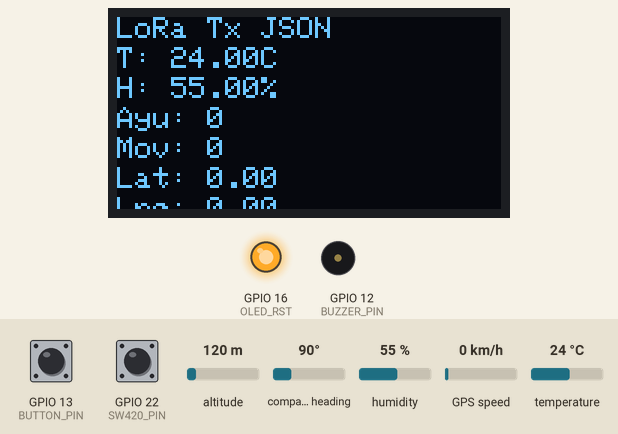
This sketch was run on a simulated ESP32. On the bench: 128×64 one-colour display, output pins drawn as LEDs (lit = HIGH), buzzer (waves = sounding). Inputs (shaded band) come from the test bench; at power-on: GPIO 13 (BUTTON_PIN) HIGH, humidity 55 %, temperature 24 °C, GPIO 22 (SW420_PIN) LOW, altitude 120 m, compass heading 90°, GPS speed 0 km/h. The GPS gets a fix after 3 s at 37.7749, -122.4194 with 8 satellites; no radio packets arrive unless stated; what the sketch prints to the serial monitor is not drawn.

Above: at 3.3 s.
3.4 s: GPIO 13 (BUTTON_PIN) pulled LOW for 3.2 s
At 6.7 s:
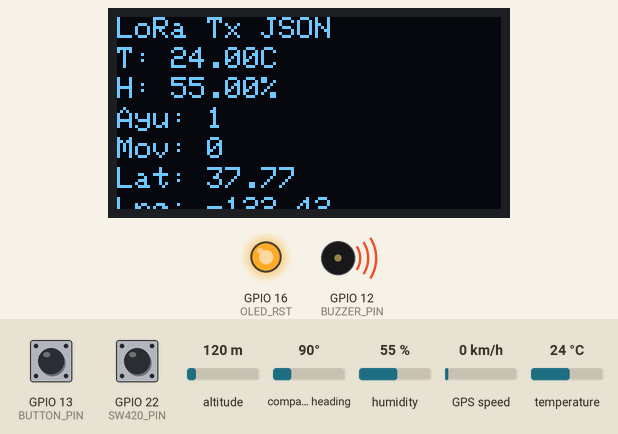
10.0 s: humidity set to 22 %
At 12.2 s:
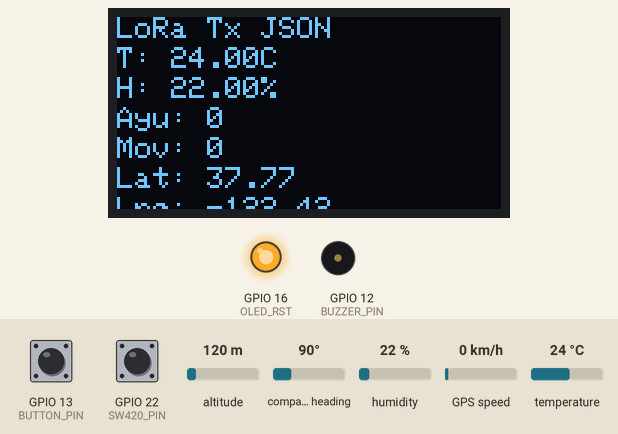
13.1 s: temperature set to 12 °C
At 15.6 s:
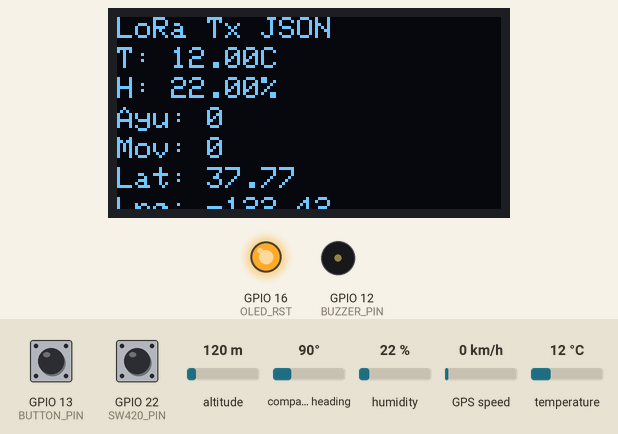
16.2 s: GPIO 22 (SW420_PIN) pulled HIGH for 3.2 s
At 19.0 s:
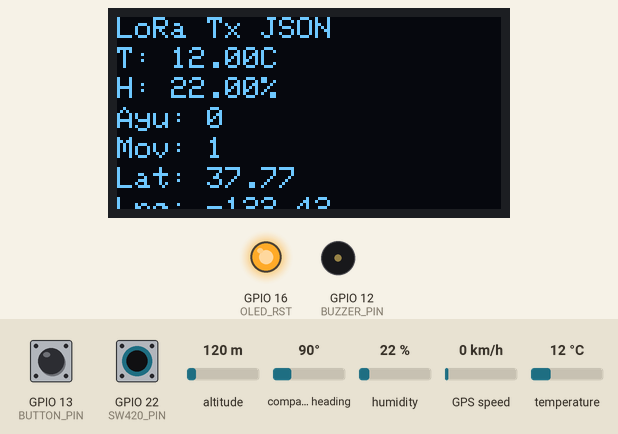
22.5 s: humidity set to 40 %
At 24.6 s:
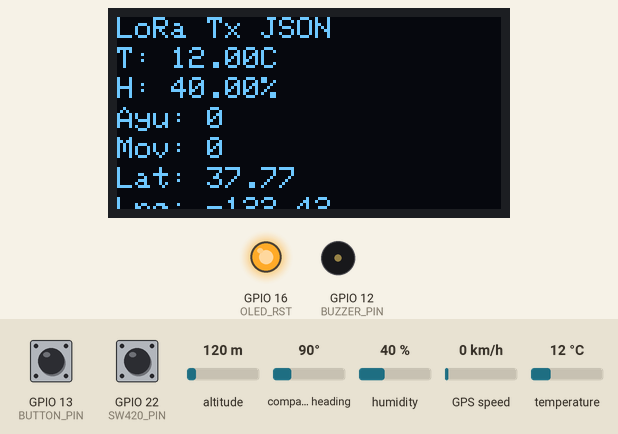
25.6 s: temperature set to 19 °C
Timing chart, 0 to 28.6 s (numbered marks = the images above; inputs shaded):
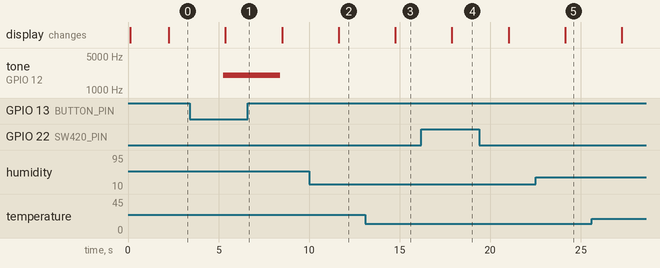

The sketch:

codigo_de_Lora_Transoriginal.ino
```cpp
#include <LoRa.h>
#include <SPI.h>
#include <Wire.h>
#include <Adafruit_GFX.h>
#include <Adafruit_SSD1306.h>
#include <DHT.h>
#include <TinyGPSPlus.h>
#include <HardwareSerial.h>

// GPS
TinyGPSPlus gps;
HardwareSerial gpsSerial(1); // UART1 para GPS

// Pines
#define SCK 5
#define MISO 19
#define MOSI 27
#define SS 18
#define RST 14
#define DIO0 26

#define DHT11_PIN 21
#define SW420_PIN 22
#define BUTTON_PIN 13
#define BUZZER_PIN 12

#define BAND 915E6

// OLED
#define SCREEN_WIDTH 128
#define SCREEN_HEIGHT 64
#define OLED_SDA 4
#define OLED_SCL 15
#define OLED_RST 16
Adafruit_SSD1306 display(SCREEN_WIDTH, SCREEN_HEIGHT, &Wire, OLED_RST);

// PWM Buzzer
#define BUZZER_CHANNEL 0
#define BUZZER_FREQ 2000
#define BUZZER_RESOLUTION 8

DHT dht11(DHT11_PIN, DHT11);

void setup() {
  Serial.begin(115200);
  gpsSerial.begin(9600, SERIAL_8N1, 17, 16); // GPS RX=17, TX=16

  // OLED
  pinMode(OLED_RST, OUTPUT);
  digitalWrite(OLED_RST, LOW); delay(20); digitalWrite(OLED_RST, HIGH);
  Wire.begin(OLED_SDA, OLED_SCL);
  if (!display.begin(SSD1306_SWITCHCAPVCC, 0x3C)) {
    Serial.println(F("Error inicializando OLED"));
    while (1);
  }
  display.clearDisplay();
  display.setTextSize(1);
  display.setTextColor(WHITE);
  display.setCursor(0, 0);
  display.println("Iniciando...");
  display.display();

  pinMode(BUTTON_PIN, INPUT_PULLUP);
  pinMode(SW420_PIN, INPUT);
  pinMode(BUZZER_PIN, OUTPUT);
  ledcSetup(BUZZER_CHANNEL, BUZZER_FREQ, BUZZER_RESOLUTION);
  ledcAttachPin(BUZZER_PIN, BUZZER_CHANNEL);

  SPI.begin(SCK, MISO, MOSI, SS);
  LoRa.setPins(SS, RST, DIO0);
  if (!LoRa.begin(BAND)) {
    Serial.println("Error al iniciar LoRa");
    while (1);
  }

  dht11.begin();
  Serial.println("Sistema listo.");
  display.setCursor(0, 10);
  display.println("Listo.");
  display.display();
  delay(2000);
}

void loop() {
  float humi = dht11.readHumidity();
  float tempC = dht11.readTemperature();
  if (isnan(tempC) || isnan(humi)) {
    Serial.println("Error al leer el DHT11");
    return;
  }

  int buttonState = digitalRead(BUTTON_PIN); // LOW = presionado
  int helpFlag = (buttonState == LOW) ? 1 : 0;

  ledcWrite(BUZZER_CHANNEL, helpFlag == 1 ? 128 : 0);

  int sw420State = digitalRead(SW420_PIN); // HIGH = vibración
  int motionFlag = (sw420State == HIGH) ? 1 : 0;

  // GPS lectura
  while (gpsSerial.available() > 0) {
    gps.encode(gpsSerial.read());
  }

  float lat = 0.0;
  float lng = 0.0;
  if (gps.location.isValid()) {
    lat = gps.location.lat();
    lng = gps.location.lng();
  } else {
    Serial.println("⚠️ Ubicación GPS no válida.");
  }

  // Construcción del JSON con solo números
  String json = "{";
  json += "\"net_id\":1,";
  json += "\"humidity\":" + String(humi, 1) + ",";
  json += "\"temperature\":" + String(tempC, 1) + ",";
  json += "\"help\":" + String(helpFlag) + ",";
  json += "\"motion\":" + String(motionFlag) + ",";
  json += "\"lat\":" + String(lat, 6) + ",";
  json += "\"lng\":" + String(lng, 6);
  json += "}";

  // Envío por LoRa
  LoRa.beginPacket();
  LoRa.print(json);
  LoRa.endPacket();

  // Mostrar en OLED
  display.clearDisplay();
  display.setCursor(0, 0); display.print("LoRa Tx JSON");
  display.setCursor(0, 10); display.print("T: "); display.print(tempC); display.print("C");
  display.setCursor(0, 20); display.print("H: "); display.print(humi); display.print("%");
  display.setCursor(0, 30); display.print("Ayu: "); display.print(helpFlag);
  display.setCursor(0, 40); display.print("Mov: "); display.print(motionFlag);
  display.setCursor(0, 50); display.print("Lat: "); display.print(lat, 2);
  display.setCursor(0, 60); display.print("Lng: "); display.print(lng, 2);
  display.display();

  Serial.println("JSON enviado: " + json);
  delay(3000);
}
```

Measured:
- after the input at 3.4 s, tone on GPIO 12 (BUZZER_PIN): silent → 2000 Hz after 1.9 s, → silent 3.1 s later; the display: changes after 2.0 s (image 1)
- after the input at 10.0 s, the display: changes after 1.6 s (image 2)
- after the input at 13.1 s, the display: changes after 1.7 s (image 3)
- after the input at 16.2 s, the display: changes after 1.7 s (image 4)
- after the input at 22.5 s, the display: changes after 1.6 s (image 5)
